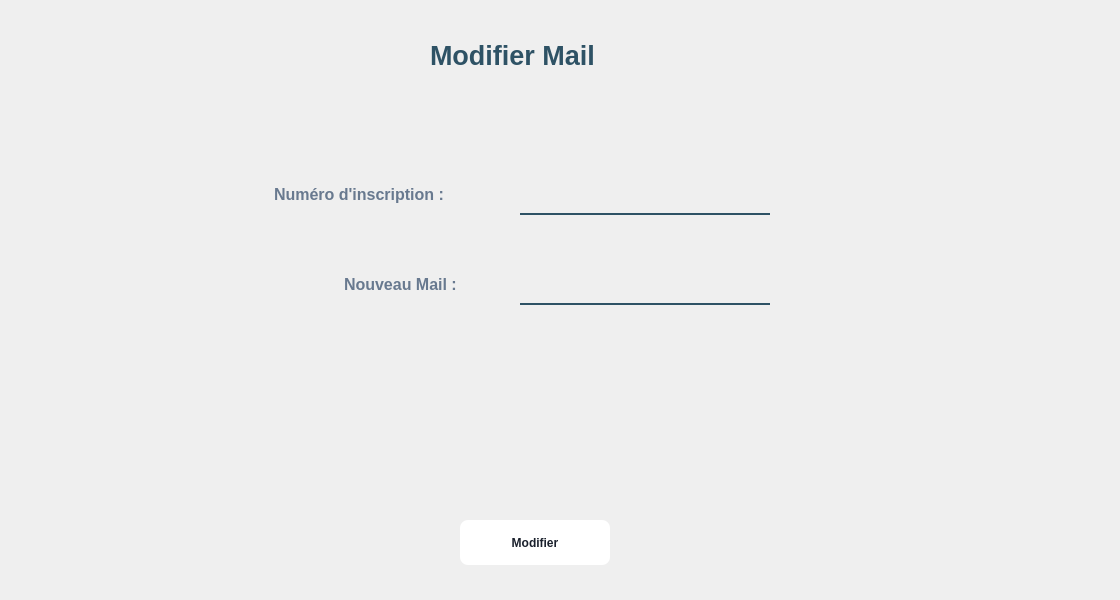
<?xml version="1.0" encoding="UTF-8"?>
<ui version="4.0">
 <class>Dialog</class>
 <widget class="QDialog" name="Dialog">
  <property name="geometry">
   <rect>
    <x>0</x>
    <y>0</y>
    <width>1120</width>
    <height>600</height>
   </rect>
  </property>
  <property name="windowTitle">
   <string>Dialog</string>
  </property>
  <widget class="QLineEdit" name="lineEdit_2">
   <property name="geometry">
    <rect>
     <x>520</x>
     <y>270</y>
     <width>250</width>
     <height>35</height>
    </rect>
   </property>
   <property name="font">
    <font>
     <pointsize>12</pointsize>
    </font>
   </property>
   <property name="styleSheet">
    <string notr="true">background-color:rgba(0,0,0,0);
border: 2px solid rgba(0,0,0,0);
border-bottom-color:rgba(46,82,101,255);
color:rgb(0,0,0);
padding-bottom:7px;</string>
   </property>
   <property name="placeholderText">
    <string/>
   </property>
  </widget>
  <widget class="QLabel" name="label">
   <property name="geometry">
    <rect>
     <x>270</x>
     <y>180</y>
     <width>241</width>
     <height>35</height>
    </rect>
   </property>
   <property name="font">
    <font>
     <pointsize>12</pointsize>
     <weight>75</weight>
     <bold>true</bold>
    </font>
   </property>
   <property name="styleSheet">
    <string notr="true">background-color:rgba(0,0,0,0);
color:rgb(104, 121, 143);
padding-bottom:7px;</string>
   </property>
   <property name="text">
    <string>Numéro d'inscription :</string>
   </property>
  </widget>
  <widget class="QLabel" name="label_10">
   <property name="geometry">
    <rect>
     <x>430</x>
     <y>30</y>
     <width>211</width>
     <height>51</height>
    </rect>
   </property>
   <property name="font">
    <font>
     <family>Arial</family>
     <pointsize>20</pointsize>
     <weight>75</weight>
     <bold>true</bold>
     <underline>false</underline>
    </font>
   </property>
   <property name="styleSheet">
    <string notr="true">color:rgba(46,82,101,255);
background-color:rgba(0,0,0,0);
</string>
   </property>
   <property name="text">
    <string>Modifier Mail</string>
   </property>
  </widget>
  <widget class="QLabel" name="label_4">
   <property name="geometry">
    <rect>
     <x>-10</x>
     <y>-150</y>
     <width>1131</width>
     <height>761</height>
    </rect>
   </property>
   <property name="styleSheet">
    <string notr="true">border-image:url(:/img/897.jpg);</string>
   </property>
   <property name="text">
    <string/>
   </property>
  </widget>
  <widget class="QPushButton" name="pushButton">
   <property name="geometry">
    <rect>
     <x>460</x>
     <y>520</y>
     <width>150</width>
     <height>45</height>
    </rect>
   </property>
   <property name="font">
    <font>
     <pointsize>-1</pointsize>
     <weight>87</weight>
     <bold>true</bold>
    </font>
   </property>
   <property name="styleSheet">
    <string notr="true">  background: #FFFFFF;
  border: 0 solid #E2E8F0;
  color: #1A202C;
  font-size: 12px;
  font-weight: 700;
  height: 56px;
  border-radius: 8px;

</string>
   </property>
   <property name="text">
    <string>Modifier</string>
   </property>
  </widget>
  <widget class="QLineEdit" name="lineEdit">
   <property name="geometry">
    <rect>
     <x>520</x>
     <y>180</y>
     <width>250</width>
     <height>35</height>
    </rect>
   </property>
   <property name="font">
    <font>
     <pointsize>12</pointsize>
    </font>
   </property>
   <property name="styleSheet">
    <string notr="true">background-color:rgba(0,0,0,0);
border: 2px solid rgba(0,0,0,0);
border-bottom-color:rgba(46,82,101,255);
color:rgb(0,0,0);
padding-bottom:7px;</string>
   </property>
   <property name="placeholderText">
    <string/>
   </property>
  </widget>
  <widget class="QLabel" name="label_2">
   <property name="geometry">
    <rect>
     <x>340</x>
     <y>270</y>
     <width>161</width>
     <height>35</height>
    </rect>
   </property>
   <property name="font">
    <font>
     <pointsize>12</pointsize>
     <weight>75</weight>
     <bold>true</bold>
    </font>
   </property>
   <property name="styleSheet">
    <string notr="true">background-color:rgba(0,0,0,0);
color:rgb(104, 121, 143);
padding-bottom:7px;</string>
   </property>
   <property name="text">
    <string>Nouveau Mail :</string>
   </property>
  </widget>
  <zorder>label_4</zorder>
  <zorder>lineEdit_2</zorder>
  <zorder>label</zorder>
  <zorder>label_10</zorder>
  <zorder>pushButton</zorder>
  <zorder>lineEdit</zorder>
  <zorder>label_2</zorder>
 </widget>
 <resources>
  <include location="../img/back.qrc"/>
 </resources>
 <connections/>
</ui>
